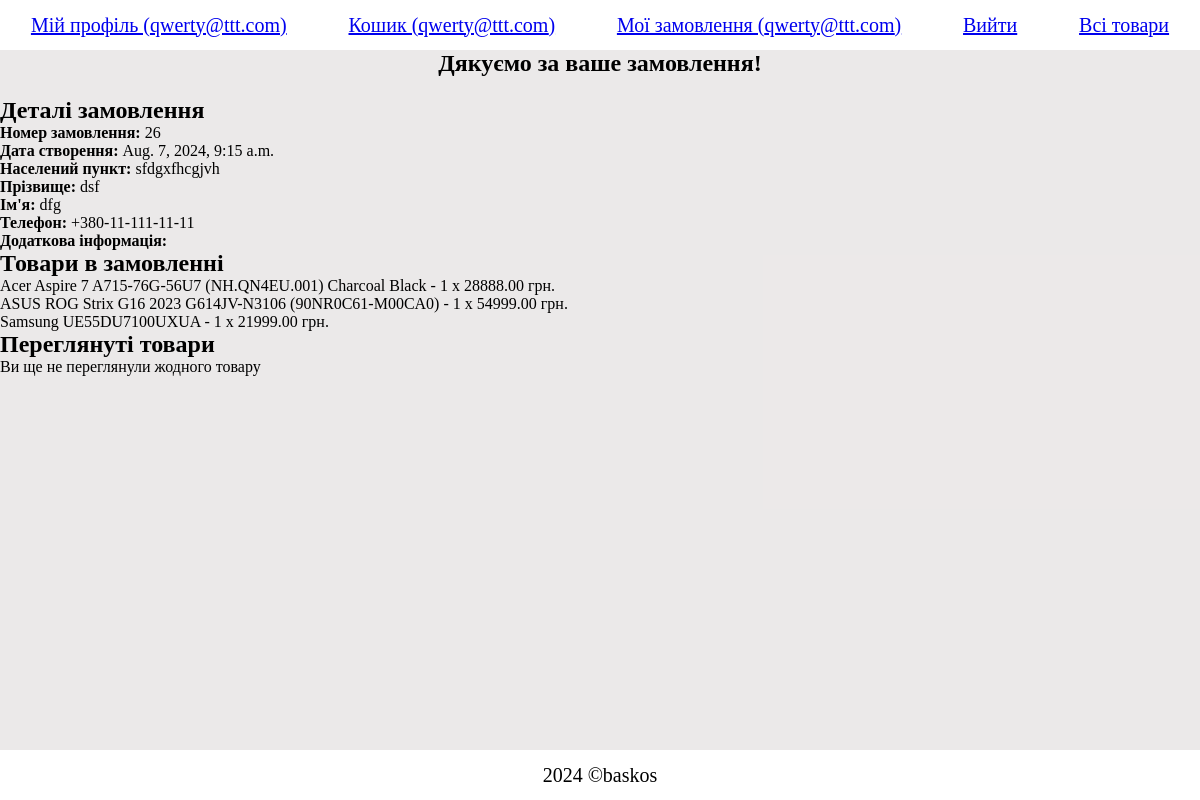
The page /order/26/ (signed in) on the database its author committed.
### catalog/models.py (models this page shows, shortened)
class Order(models.Model):
    user = models.ForeignKey(User, on_delete=models.CASCADE)
    created_at = models.DateTimeField(auto_now_add=True)
    city = models.CharField(max_length=100, default='Unknown')
    last_name = models.CharField(max_length=100, default='Unknown')
    first_name = models.CharField(max_length=100, default='Unknown')
    phone = models.CharField(max_length=20)
    additional_info = models.TextField(blank=True, default='')

class OrderItem(models.Model):
    order = models.ForeignKey(Order, related_name='order_items', on_delete=models.CASCADE)
    product = models.ForeignKey(Product, on_delete=models.CASCADE)
    quantity = models.PositiveIntegerField(default=1)

class Product(models.Model):
    category = models.ForeignKey(Category, related_name='products', on_delete=models.CASCADE)
    name = models.CharField(max_length=100)
    slug = models.SlugField(unique=True)
    description = models.TextField()
    price = models.DecimalField(max_digits=10, decimal_places=2)

### catalog/views.py (the view)
# urls.py: path('order/<int:order_id>/', views.order_summary, name='order_summary'),
def order_summary(request, order_id):
    order = get_object_or_404(Order, id=order_id, user=request.user)
    order_items = order.order_items.all()
    context = {
        'order': order,
        'order_items': order_items
    }
    return render(request, 'catalog/order_summary.html', context)

### catalog/templates/catalog/order_summary.html
{% extends 'catalog/base.html' %}
{% block main %}
  <h1>Дякуємо за ваше замовлення!</h1>
  <h2>Деталі замовлення</h2>
  <p><strong>Номер замовлення:</strong> {{ order.id }}</p>
  <p><strong>Дата створення:</strong> {{ order.created_at }}</p>
  <p><strong>Населений пункт:</strong> {{ order.city }}</p>
  <p><strong>Прізвище:</strong> {{ order.last_name }}</p>
  <p><strong>Ім'я:</strong> {{ order.first_name }}</p>
  <p><strong>Телефон:</strong> {{ order.phone }}</p>
  <p><strong>Додаткова інформація:</strong> {{ order.additional_info }}</p>
  <h2>Товари в замовленні</h2>
  <ul>
    {% for item in order_items %}
      <li>
        {{ item.product.name }} - {{ item.quantity }} x {{ item.product.price|floatformat:2 }} грн.
      </li>
    {% empty %}
      <li>В замовленні немає товарів.</li>
    {% endfor %}
  </ul>
  <h2>Переглянуті товари</h2>
  <ul>
      {% for viewed in viewed_products %}
          <li>
              <a href="{% url 'product_detail' slug=viewed.product.slug %}">
                  {{ viewed.product.name }} - {{ viewed.product.price }} грн
              </a>
          </li>
      {% empty %}
          <li>Ви ще не переглянули жодного товару</li>
      {% endfor %}
  </ul>
{% endblock %}

### catalog/templates/catalog/base.html (shortened to what this page needs)
<!DOCTYPE html>
<html lang="en">
<head>
    {% load static %}
    {% block links %}
    <link rel="stylesheet" href="{% static 'css/styles.css' %}">
    {% endblock %}
</head>
<body>
    <header>
        {% if not user.is_authenticated %}
            <a href="{% url 'register' %}">Реєстрація</a>
            <a href="{% url 'auth' %}">Увійти</a>
        {% else %}
        <a href="{% url 'profile' %}">Мій профіль ({{user.username}})</a>
        <a href="{% url 'view_cart' %}">Кошик ({{user.username}})</a>
        <a href="{% url 'user_orders' %}">Мої замовлення ({{user.username}})</a>
        <a href="{% url 'logout' %}">Вийти</a>
        <a href="{% url 'product_list' %}">Всі товари </a>
        {% endif %}
    </header>
    <main>
        {% block main %}
        {% endblock %}
    </main>
    <footer>
        <p>2024 ©baskos</p>
    </footer>
</body>
</html>

### static/css/styles.css (style rules this page uses)
html, body { height: 100%; margin: 0; }
body { display: flex; flex-direction: column; }
main { flex: 1; background-color: rgba(232, 229, 229, 0.842); }
header { height: 50px; width: 100%; display: flex; justify-content: space-around; align-items: center; background-color: rgb(232, 229, 229, 0); font-size: 20px; }
footer { height: 50px; width: 100%; display: flex; justify-content: space-around; align-items: center; background-color: rgba(232, 229, 229, 0); font-size: 20px; position: relative; }
* { margin: 0; padding: 0; }
h1 { font-size: 24px; margin-bottom: 20px; text-align: center; }
ul { list-style-type: none; padding: 0; }

### rows shown on the page
Order: id "26", created_at "Aug. 7, 2024, 9:15 a.m.", city "sfdgxfhcgjvh", last_name "dsf", first_name "dfg", phone "+380-11-111-11-11"
OrderItem: product.name "Acer Aspire 7 A715-76G-56U7 (NH.QN4EU.001) Charcoal Black", quantity "1", product.price "28888.00"
OrderItem: product.name "ASUS ROG Strix G16 2023 G614JV-N3106 (90NR0C61-M00CA0)", quantity "1", product.price "54999.00"
OrderItem: product.name "Samsung UE55DU7100UXUA", quantity "1", product.price "21999.00"

### other values the page prints
{{ user.username }} "qwerty@ttt.com"
